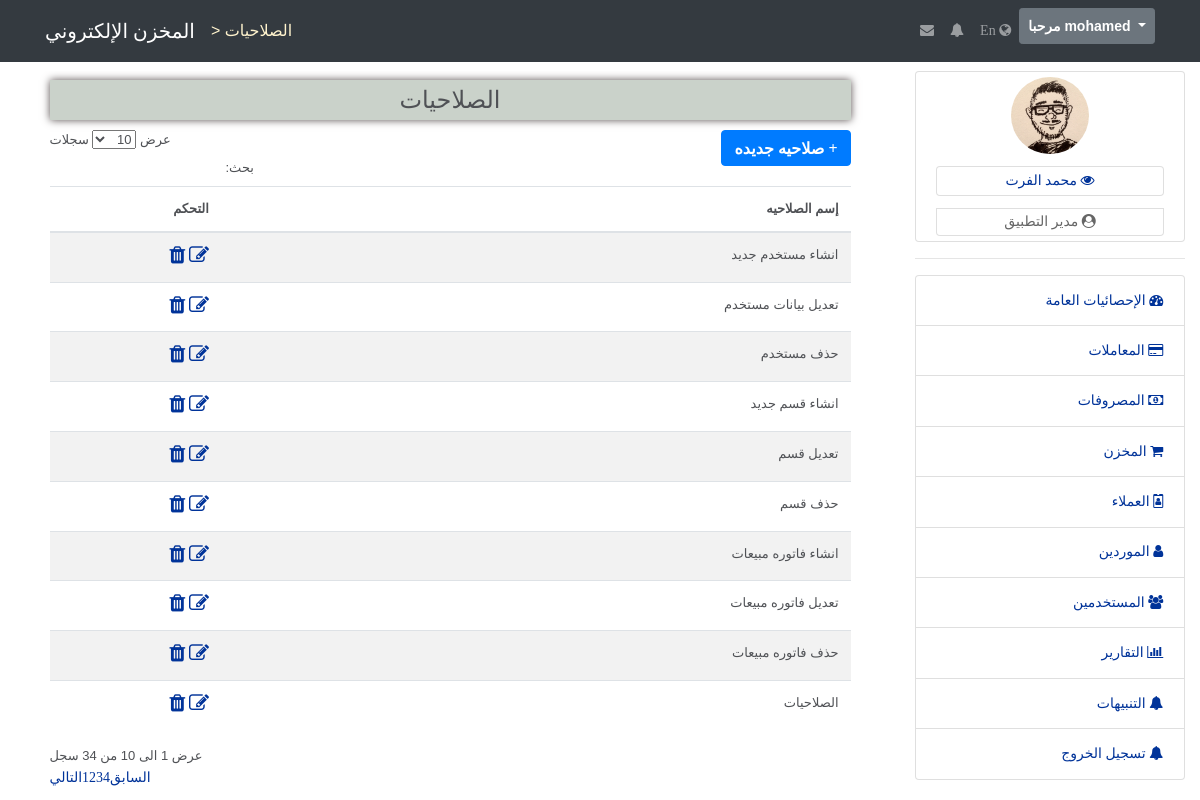
Page /privileges (signed in) on the committed database.
### tables this page shows
CREATE TABLE `app_users_privileges` (
  `PrivilegeId` tinyint(3) UNSIGNED NOT NULL,
  `Privilege` varchar(30) NOT NULL,
  `PrivilegeTitle` varchar(30) NOT NULL
);

### app/controllers/abstractcontroller.php (called while the page is built, shortened)
<?php
class AbstractController
{
    protected $_controller;
    protected $_action;
    protected $_template;
    protected $_registry;
    protected $_data = [];
    public function setController($controllerName){
        $this->_controller = $controllerName;
    }
    public function setAction($actionName){
        $this->_action = $actionName;
    }
    public function setTemplate($template){
        $this->_template = $template;
    }
    public function setRegistry($registry){
        $this->_registry = $registry;
    }
    protected function _view(){
        $view = VIEWS_PATH . $this->_controller . DS . $this->_action . '.view.php';
        $this->_data = array_merge($this->_data,$this->language->getDictionary());
        $this->_template->setRegistry($this->_registry);
        $this->_template->setActionViewFile($view);
        $this->_template->setAppData($this->_data);
        $this->_template->renderApp();
    }
}

### app/controllers/privilegescontroller.php (called while the page is built, shortened)
<?php
class PrivilegesController extends AbstractController
{
    public function defaultAction()
    {
        $this->_data ['privileges'] = privilegesModel::getAll();
        $this->_view();
    }
}

### app/lib/frontcontroller.php (called while the page is built, shortened)
<?php
class FrontController
{
    private $_controller = 'index';
    private $_action     = 'default';
    private $_params     = array();
    private $_registry;
    private $_template;
    public function __construct(Template $template , Registry $registry , Authentication $auth)
    {
        $this->_template       = $template;
        $this->_registry       = $registry;
    }
    private function _parseUrl(){
        $url = explode('/',trim(parse_url($_SERVER['REQUEST_URI'],PHP_URL_PATH),'/'),3);
        if (isset($url[0]) && $url[0] != ''){
            $this->_controller = $url[0];
        }
    }
    public function dispatch(){
        $actionName = $this->_action .'Action';
        $controller = new $controllerClassName();
        $controller->setController($this->_controller);
        $controller->setAction($this->_action);
        $controller->setparams($this->_params);
        $controller->setTemplate($this->_template);
        $controller->setRegistry($this->_registry);
        $controller->$actionName();
    }
}

### public/index.php (called while the page is built, shortened)
<?php
require APP_PATH . DS . 'lib' . DS . 'autoload.php';
$session = new SessionManager();
$session->start();
$template_parts = require '..' . DS . 'app' . DS . 'config' . DS . 'templateconfig.php';
$template       = new Template($template_parts);
$language       = new Language();
$messenger      = Messenger::getInstance($session);
$authentication = Authentication::getInstance($session);
$registry = Registry::getInstance();
$registry->session   = $session;
$registry->language  = $language;
$registry->messenger = $messenger;
$frontController = new FrontController($template,$registry,$authentication);
$frontController->dispatch();

### app/lib/autoload.php (called while the page is built, shortened)
<?php
class Autoload
{
    public static function autoload($className){
        $className = str_replace('PHPMVC' , '' , $className);
        $className = str_replace('\\' , '/' , $className);
        $className = $className . '.php';
        $className = strtolower($className);
    }
}

### app/lib/database/databasehandler.php (called while the page is built, shortened)
<?php
abstract class DatabaseHandler
{
    public static function factory()
    {
        $driver = DATABASE_CONN_DRIVER;
        if ($driver == self::DATABASE_DRIVER_PDO) {
            return PDODatabaseHandler::getInstance();
        } elseif ($driver == self::DATABASE_DRIVER_MYSQLI) {
            return MySQLiDatabaseHandler::getInstance();
        }
    }
}

### app/lib/database/pdodatabasehandler.php (called while the page is built, shortened)
<?php
class PDODatabaseHandler extends DatabaseHandler
{
    private static $_instance;
    private static $_handler;
    public function __call($name,$arguments){
        return call_user_func_array(array(&self::$_handler, $name),$arguments);
    }
    protected static function init()
    {
        try{
            self::$_handler = new \PDO('mysql://hostname=' . DATABASE_HOST_NAME . ';dbname=' . DATABASE_DB_NAME,
                                        DATABASE_USERNAME,DATABASE_PASSWORD,
                array(\PDO::ATTR_ERRMODE => \PDO::ERRMODE_WARNING, \PDO::MYSQL_ATTR_INIT_COMMAND => 'SET NAMES UTF8'));
        }catch(\PDOException $e){
            echo 'Sorry your may not have access to the database server.';
        }
    }
    public static function getInstance()
    {
        if(self::$_instance === null){
            self::$_instance  = new self();
        }
        return self::$_instance;
    }
}

### app/models/abstractmodel.php (called while the page is built, shortened)
<?php
class AbstractModel
{
    public static function getAll()
    {
        $sql = 'SELECT * FROM ' . static::$tableName;
        $stmt = DatabaseHandler::factory()->prepare($sql);
        $stmt->execute();
        if(method_exists(get_called_class(), '__construct')) {
            $results = $stmt->fetchAll(\PDO::FETCH_CLASS | \PDO::FETCH_PROPS_LATE, get_called_class(), array_keys(static::$tableSchema));
        } else {
            $results = $stmt->fetchAll(\PDO::FETCH_CLASS, get_called_class());
        }
        return  (is_array($results) && !empty($results)) ? $results : false;
    }
}

### app/views/privileges/default.view.php (the view)
<div class="main_div">
    <div class="show_info" style="width: 90%;">
        <table class="table table-striped custab data">
            <thead>
                <legend style="background: #cad2ca;padding: 10px;text-align: center; margin-bottom: 10px;box-shadow: 0 0 8px #574E4E;"> <?= $title ?> </legend>
                <a href="/privileges/add" class="btn btn-primary btn-xs pull-right"><b>&plus;</b> <?= $text_add_new_privilege ?> </a>
                <tr>
                    <th> <?= $text_privilege_name ?> </th>
                    <th> <?= $text_options ?> </th>
                </tr>
            </thead>
            <tbody>
            <?php
            if ($privileges !== false){
                foreach($privileges as $privilege){
            ?>
                <tr>
                    <td><?= $privilege->Privilege?></td>
                    <td>
                        <a href="/privileges/edit/<?= $privilege->PrivilegeId ?>"><i class="fa fa-edit" style="font-size:20px"></i></a>
                        <a href="/privileges/delete/<?= $privilege->PrivilegeId ?>" onclick="if(!confirm('<?= $text_delete_confirm ?>')) return false"><i class="fa fa-trash" style="font-size:20px"></i></a>
                    </td>
                </tr>
            <?php
                }
            }else{
            ?>
                <td colsapan="6"><p> <?= $text_no_data ?> </p></td>
            <?php
            }
            ?>
            </tbody>
        </table>
    </div>
</div>

### app/lib/template/template.php (shortened to what this page needs)
<?php
class Template
{
    private $_templateParts;
    private $_action_view;
    public function __construct(array $parts)
    {
        $this->_templateParts = $parts;
    }
    public function setActionViewFile($actionViewPath)
    {
        $this->_action_view = $actionViewPath;
    }
    private function renderTemplateHeaderStart()
    {
        require TEMPLATE_PATH . 'templateheaderstart.php';
    }
    private function renderTemplateHeaderEnd()
    {
        require TEMPLATE_PATH . 'templateheaderend.php';
    }
    private function renderTemplateFooter()
    {
        require TEMPLATE_PATH . 'templatefooter.php';
    }
    private function renderTemplateBlocks()
    {
        if(!array_key_exists('template',$this->_templateParts)){
            echo '
                    <div style="background: #ce5656;padding: 5px;text-align: center">
                        <h1> Sorry You Have To Define The Template Blocks :( </h1>
                    </div>
                ';
        }else{
            $parts = $this->_templateParts['template'];
            if(!empty($parts)){
                foreach($parts as $partKey => $file){
                    if($partKey === ':view'){
                        require $this->_action_view;
                    }else{
                        require $file;
                    }
                }
            }
        }
    }
    private function renderHeaderResources()
    {
        $output = '';
        if(!array_key_exists('header_resources',$this->_templateParts)){
            echo '
                    <div style="background: #ce5656;padding: 5px;text-align: center">
                        <h1> Sorry You Have To Define The Header Resources :( </h1>
                    </div>
                ';
        }else{
            $resources = $this->_templateParts['header_resources'];
            $css = $resources['css'];
            if(!empty($css)){
                foreach($css as $cssKey => $path){
                    $output .= '<link type="text/css" rel="stylesheet" href="' . $path . '">';
                }
            }
            $js = $resources['js'];
            if(!empty($js)){
                foreach($js as $jsKey => $path){
                    $output .= '<script  src="' . $path . '"></script>';
                }
            }
        }
        echo $output;
    }
    public function renderApp()
    {
        $this->renderHeaderResources();
        $this->renderTemplateBlocks();
    }
}

### public/css/mainar.css (style rules this page uses)
* { margin: 0px; padding: 0px; box-sizing: border-box; }
body, html { height: 100%; font-family: OpenSans-Regular, sans-serif; }
a { font-family: OpenSans-Regular; font-size: 14px; line-height: 1.7; color: #666666; margin: 0px; transition: all 0.4s; -webkit-transition: all 0.4s; -o-transition: all 0.4s; -moz-transition: all 0.4s; }
body { background-color: #fff; margin: 40px; font: 13px/20px normal Helvetica, Arial, sans-serif; color: #4F5155; }
table { direction: rtl; text-align: right; }
.show_info { direction: rtl; }
.btn { margin-bottom: 10px; }
.btn { font-weight: 700; height: 36px; -moz-user-select: none; -webkit-user-select: none; user-select: none; cursor: default; }

### public/css/style3.css (style rules this page uses)
body { background-color: #fff; margin: 40px; font: 13px/20px normal Helvetica, Arial, sans-serif; color: #4F5155; }
a { color: #003399; background-color: transparent; font-weight: normal; }
* { margin: 0; padding: 0; }
div.main_div { margin: 5px 0; padding: 0 5px; overflow: hidden; }
div.main_div div.show_info { margin: 1% auto; width: 600px; }

### public/css/shop-homepage.css (style rules this page uses)
body { padding-top: 56px; }

### rows in the picture
app_users_privileges: Privilege "انشاء مستخدم جديد"
app_users_privileges: Privilege "تعديل بيانات مستخدم"
app_users_privileges: Privilege "حذف مستخدم"
app_users_privileges: Privilege "انشاء قسم جديد"
app_users_privileges: Privilege "تعديل قسم"
app_users_privileges: Privilege "حذف قسم"
app_users_privileges: Privilege "انشاء فاتوره مبيعات"
app_users_privileges: Privilege "تعديل فاتوره مبيعات"
app_users_privileges: Privilege "حذف فاتوره مبيعات"
app_users_privileges: Privilege "الصلاحيات"
